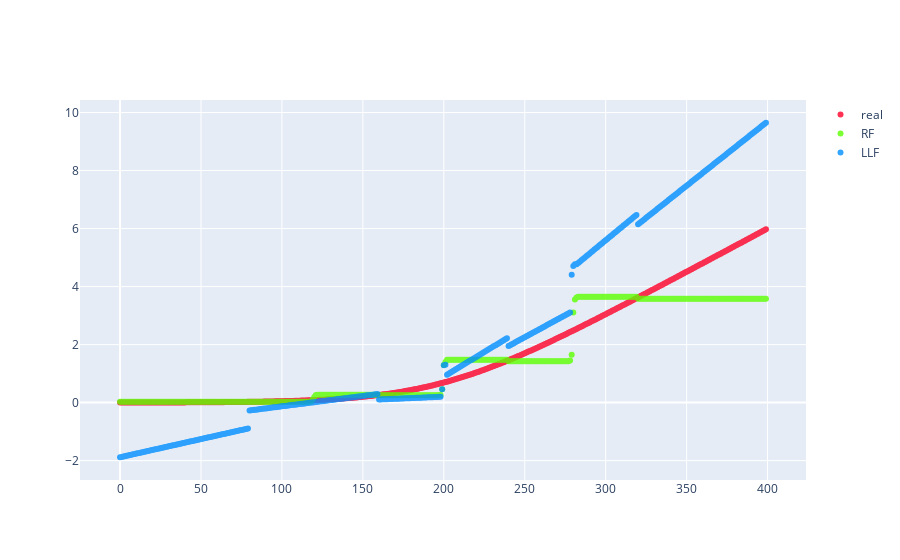

Notebook code for this chart:
### Code cell
pb = Output(cv_out_1).build_plot()
pb.scatter().x(is_index=True).y(column='real').settings(settings={'name': 'real'})
pb.scatter().x(is_index=True).y(column='random_forest_y').settings(settings={'name': 'RF'})
pb.scatter().x(is_index=True).y(column='llf_y').settings(settings={'name': 'LLF'})
pb.apply_palette().plot()

### Figure 1 — Plotly figure (JSON) as saved in the notebook; plotly's stock layout.template omitted (floating-point values rounded to 4 significant figures; data arrays with more than 128 entries replaced by an {"elided": "..."} marker saying what was removed)
{"data": [{"line": {"dash": "solid", "shape": "linear", "width": 2}, "marker": {"color": "#ff0029"}, "mode": "markers", "name": "real", "opacity": 0.8, "showlegend": true, "type": "scatter", "x": {"elided": "400 int values"}, "y": {"elided": "400 float values"}}, {"line": {"dash": "solid", "shape": "linear", "width": 2}, "marker": {"color": "#5cff00"}, "mode": "markers", "name": "RF", "opacity": 0.8, "showlegend": true, "type": "scatter", "x": {"elided": "400 int values"}, "y": {"elided": "400 float values"}}, {"line": {"dash": "solid", "shape": "linear", "width": 2}, "marker": {"color": "#008fff"}, "mode": "markers", "name": "LLF", "opacity": 0.8, "showlegend": true, "type": "scatter", "x": {"elided": "400 int values"}, "y": {"elided": "400 float values"}}], "layout": {"showlegend": true, "title": {"text": ""}, "xaxis": {"title": {"text": ""}}, "yaxis": {"title": {"text": ""}}}}
